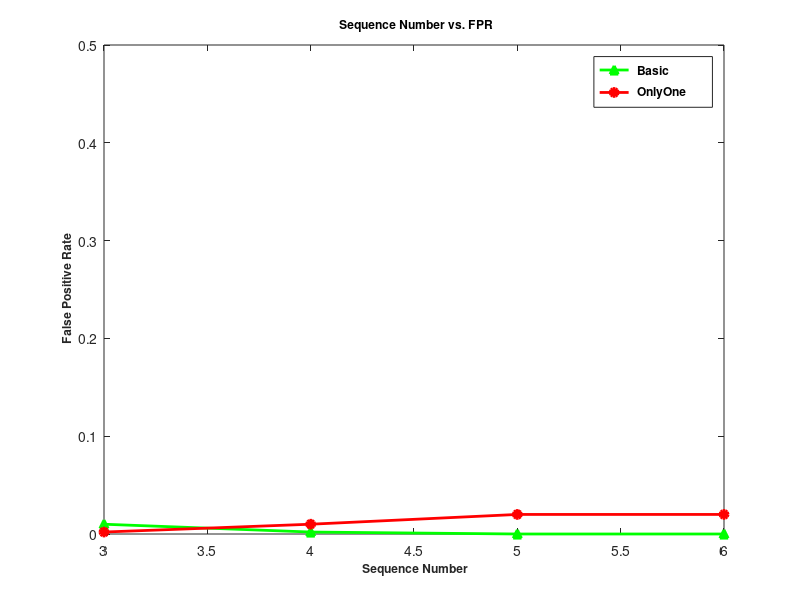
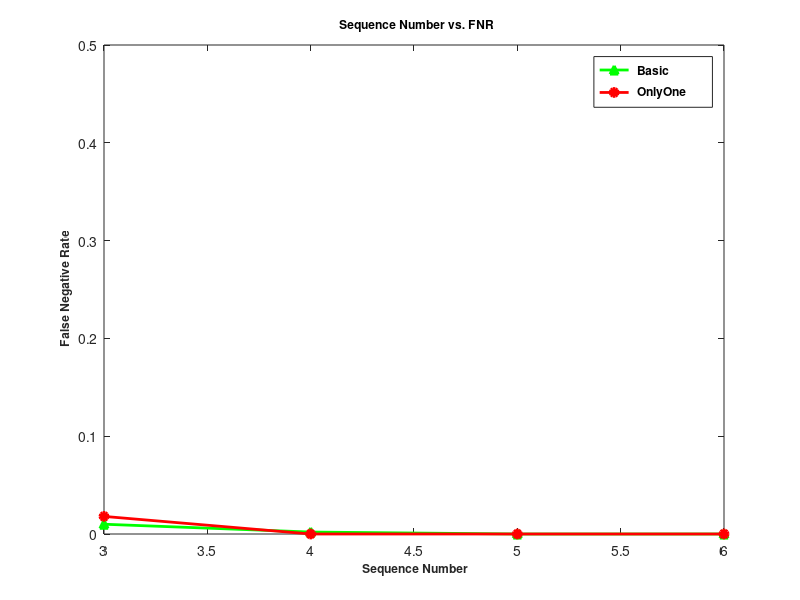

Here is the MATLAB script that generated these plots, in order:
function print_diagram()
close all;
load print_data.mat
figure;
%figure('Position',[1 1 1200 900])
plot(x_label, FPR_Basic_mean, 'g^-', 'LineWidth', 2, 'MarkerFaceColor', 'g');
hold on;
plot(x_label, FPR_OnlyOne_mean, 'ro-', 'LineWidth', 2, 'MarkerFaceColor', 'r');
hold off
axis([min(x_label) max(x_label) 0 0.5]); 
legend('\fontsize{12}\bf Basic','\fontsize{12}\bf OnlyOne');

xlabel('\fontsize{12}\bf Sequence Number');
ylabel('\fontsize{12}\bf False Positive Rate');
title('\fontsize{12}\bf  Sequence Number vs. FPR');
figure;
%figure('Position',[1 1 1200 900])
plot(x_label, FNR_Basic_mean, 'g^-', 'LineWidth', 2, 'MarkerFaceColor', 'g');
hold on;
plot(x_label, FNR_OnlyOne_mean, 'ro-', 'LineWidth', 2, 'MarkerFaceColor', 'r')
hold off
axis([min(x_label) max(x_label) 0 0.5]); 
legend('\fontsize{12}\bf Basic','\fontsize{12}\bf OnlyOne');
xlabel('\fontsize{12}\bf Sequence Number');
ylabel('\fontsize{12}\bf False Negative Rate');
title('\fontsize{12}\bf  Sequence Number vs. FNR');
